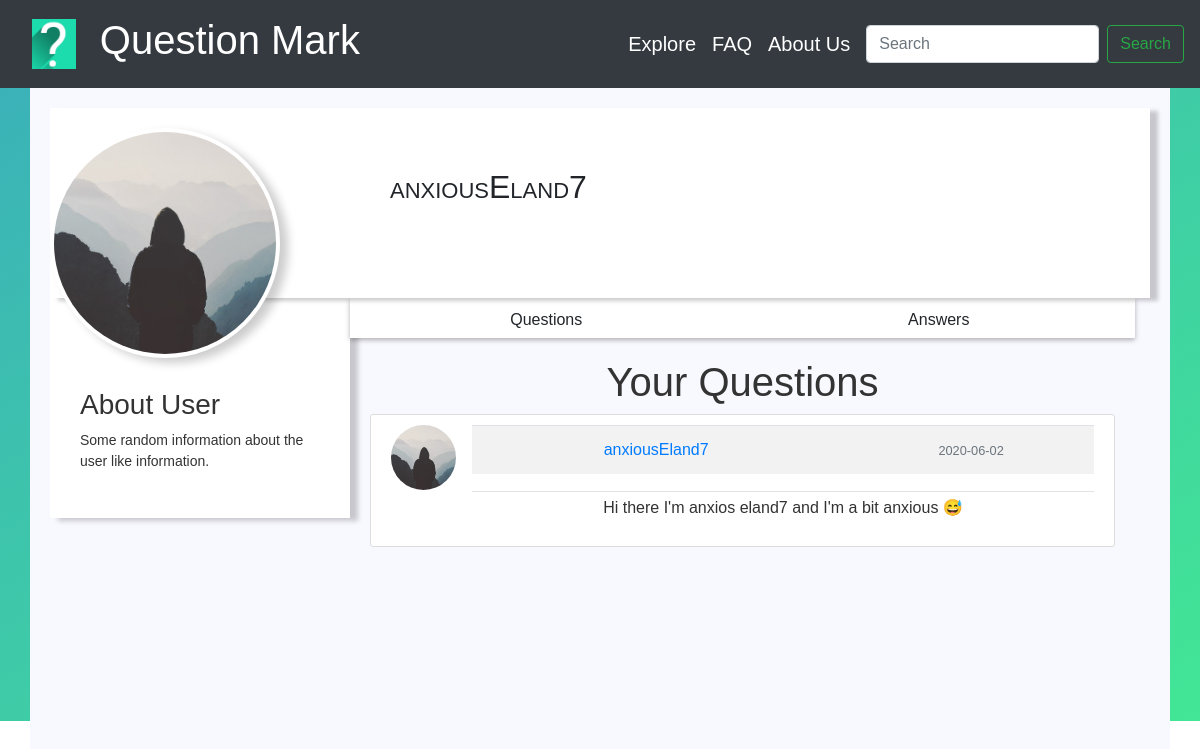
Page /user_posts/anxiousEland7 on the committed database.
### Question_Mark/models.py (models this page shows, shortened)
class User(db.Model, UserMixin):
    id = db.Column(db.Integer, primary_key=True)
    first_name = db.Column(db.String(30), unique=False, nullable=False)
    last_name = db.Column(db.String(30), unique=False, nullable=False)
    username = db.Column(db.String(30), unique=True, nullable=False)
    email = db.Column(db.String(120), unique=True, nullable=False)
    image_file = db.Column(db.String(20), nullable=False, default='default.jpg')
    password = db.Column(db.String(60), nullable=False)
    questions = db.relationship('Questions', backref='author', lazy=True)

class Questions(db.Model):
    id = db.Column(db.Integer, primary_key=True)
    question = db.Column(db.Text, nullable=False)
    date_posted = db.Column(db.DateTime, nullable=False, default=datetime.utcnow)
    user_id = db.Column(db.Integer, db.ForeignKey('user.id'), nullable=False)

### Question_Mark/routes.py (the view)
@app.route("/user_posts/<username>")
def user_posts(username):
    user = User.query.filter_by(username=username).first_or_404()
    quest = Questions.query.filter_by(author=user)\
            .order_by(Questions.date_posted.desc())
    return render_template('user_posts.html', title='Profile: '+ username, x=username, user=user, quest=quest)

### Question_Mark/templates/user_posts.html (shortened to what this page needs)
{% extends "layout.html" %}
{% block head %}
<link rel="stylesheet" href={{ url_for('static', filename='style_profile.css') }}>
<link rel="stylesheet" href={{ url_for('static', filename='style_questions.css') }}>
{% endblock head %}
{% block content %}
    <div class="container white-container">
        <div class="profile-header">
            <div class="profile-img">
                <img src={{ url_for('static', filename='default.jpg') }} width: 200; alt="">
            </div>
            <div class="profile-nav-info">
                <h3 class="user-name">{{ x }}
                </h3>
            </div>
        </div>
        <div class="main-bd">
            <div class="left-side">
                <div class="profile-side">
                    <div class="userbio">
                        <h3>About User</h3>
                        <p> Some random information about the user like information.</p>
                    </div>
                </div>
            </div>
            <div class="right-side">
                <div class="nav">
                    <div class="ul">
                        <p onclick="tabs(0)" class="user-question">Questions</p>
                        <p onclick="tabs(1)" class="user-answer">Answers</p>
                    </div>
                </div>
                <div class="profile-body">
                    <div class="profile-question tab">
                        <h1>Your Questions</h1>
                        {% for item in quest %}
                        <article class="media content-section">
                            <img class="rounded-circle article-img" src="{{ url_for('static', filename='default.jpg') }}">
                            <div class="media-body">
                                <div class="article-metadata">
                                    <table class="table table-striped">
                                    <tr>
                                    <td><a class="mr-2" href="#">{{ item.author.username }}</a></td>
                                    <td><small class="text-muted">{{ item.date_posted.strftime('%Y-%m-%d') }}</small></td>
                                    </tr>
                                    </table>
                                </div>
                                <p class="article-content">{{ item.question }}</p>
                            </div>
                        </article>
                        {% endfor %}
                    </div>
                </div>
            </div>
        </div>
    </div>
{% endblock content %}

### Question_Mark/static/style_profile.css (style rules this page uses)
* { box-sizing: border-box; }
.container { padding: 20px; }
.white-container { background-color: ghostwhite; height: 100vh; overflow: hidden; }
.profile-header { background: #fff; width: 100%; display: flex; height: 190px; position: relative; box-shadow: 8px 3px 4px rgba(0, 0, 0, 0.2); }
.profile-img { float: left; width: 340px; height: 200px; }
.profile-img img { border-radius: 50%; height: 230px; width: 230px; border: 4px solid #fff; box-shadow: 8px 5px 10px rgba(0, 0, 0, 0.2); position: absolute; top: 20px; z-index: 5; background: #fff; }
.profile-nav-info { float: left; flex-direction: column; justify-content: center; padding-top: 60px; }
.profile-nav-info h3 { font-variant: small-caps; font-size: 2rem; font-family: sans-serif; }
.main-bd { width: 100%; display: flex; padding-right: 15px; }
.profile-side { width: 300px; background: #fff; box-shadow: 8px 3px 5px rgba(0, 0, 0, 0.2); padding: 90px 30px 30px; }
.profile-side { margin-bottom: 2px; color: #333; font-size: 14px; }
.ul { display: flex; justify-content: center; height: 40px; background: #fff; width: 100%; box-shadow: 0px 2px 5px rgba(0, 0, 0, 0.3); }
.ul p { padding: 10px; width: 100%; cursor: pointer; text-align: center; transition: all 0.2s ease-in-out; }
.profile-body { width: 100%; z-index: -1; color: #333; }
.tab { padding: 20px; width: 100%; text-align: center; display: none; }

### Question_Mark/static/style_questions.css (style rules this page uses)
.content-section { background: #ffffff; padding: 10px 20px; border: 1px solid #dddddd; border-radius: 3px; margin-bottom: 20px; width: 745px; }
.article-content { white-space: pre-line; }
.article-img { height: 65px; width: 65px; margin-right: 16px; }
.article-metadata { padding-bottom: 1px; margin-bottom: 4px; border-bottom: 1px solid #e3e3e3 }

### Question_Mark/templates/layout.html (style rules this page uses)
body { box-sizing: border-box; font-family: sans-serif; }

### rows in the picture
User: username "anxiousEland7"
Questions: author.username "anxiousEland7", date_posted "2020-06-02", question "Hi there I'm anxios eland7 and I'm a bit anxious 😅"
